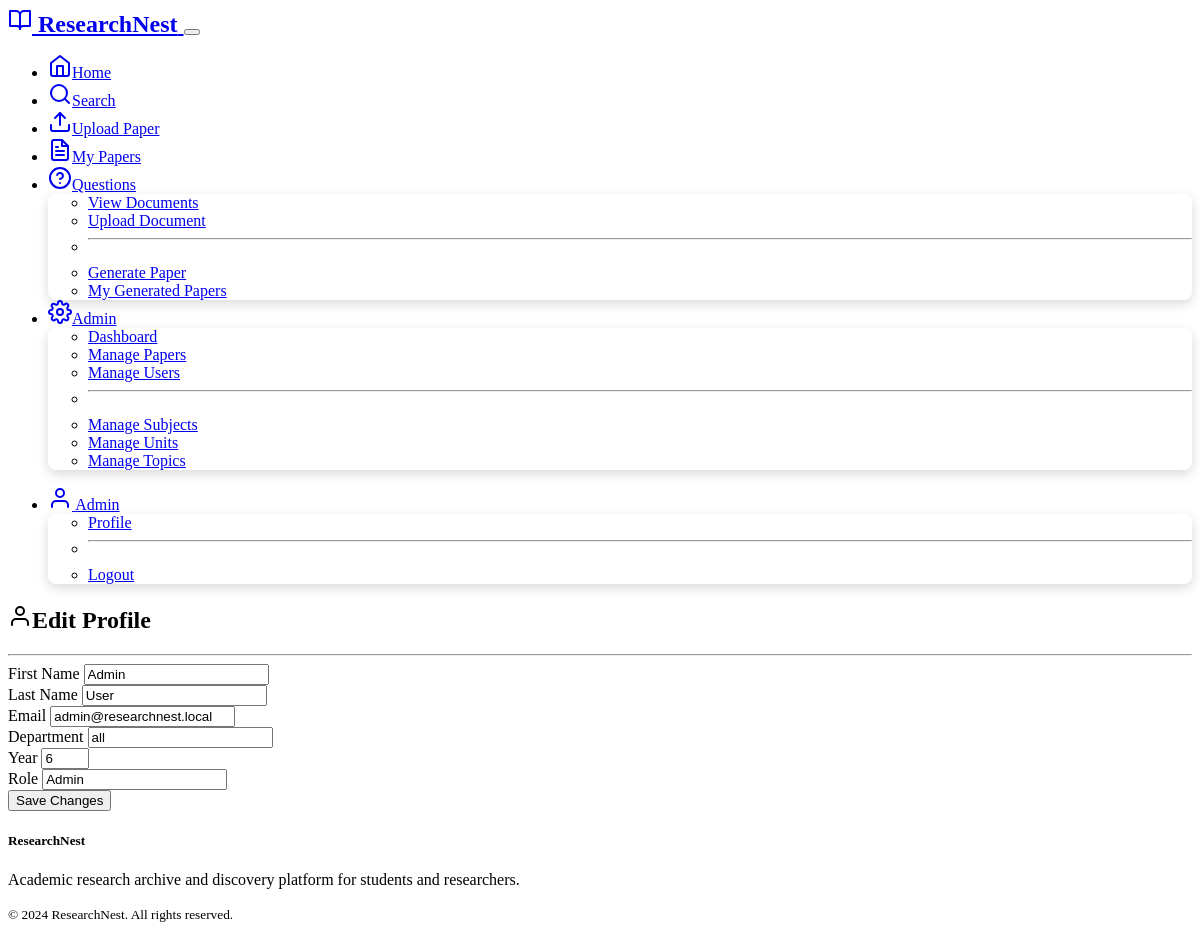
Screenshot of /profile (signed in) with the database file from the repository.
### models.py (models this page shows, shortened)
class User(UserMixin, db.Model):
    __tablename__ = 'users'
    id = db.Column(db.Integer, primary_key=True)
    email = db.Column(db.String(120), unique=True, nullable=False)
    password_hash = db.Column(db.String(256), nullable=False)
    first_name = db.Column(db.String(50), nullable=False)
    last_name = db.Column(db.String(50), nullable=True)
    profile_image_url = db.Column(db.String, nullable=True)
    department = db.Column(db.String(100), nullable=True)
    year = db.Column(db.Integer, nullable=True)
    is_admin = db.Column(db.Boolean, default=False)
    created_at = db.Column(db.DateTime, default=datetime.now)
    updated_at = db.Column(db.DateTime, default=datetime.now, onupdate=datetime.now)
    papers = db.relationship('ResearchPaper', backref='uploader', lazy=True)
    downloads = db.relationship('DownloadLog', backref='user', lazy=True)

### routes.py (the view, shortened to what this page needs)
@app.route('/profile', methods=['GET', 'POST'])
@require_login
def profile():
    form = UserProfileForm(obj=current_user)
    return render_template('profile.html', form=form, user=current_user)

### forms.py
class UserProfileForm(FlaskForm):
    first_name = StringField('First Name', validators=[DataRequired(), Length(max=50)])
    last_name = StringField('Last Name', validators=[Length(max=50)])
    department = StringField('Department', validators=[Length(max=100)])
    year = IntegerField('Year', validators=[NumberRange(min=1, max=6)])
    submit = SubmitField('Update Profile')

### auth.py (called while the page is built)
@login_manager.user_loader
def load_user(user_id):
    return User.query.get(user_id)

def require_login(f):
    @wraps(f)
    def decorated_function(*args, **kwargs):
        if not current_user.is_authenticated:
            return redirect(url_for('login'))
        return f(*args, **kwargs)
    return decorated_function

### routes.py (called while the page is built)
@app.before_request
def make_session_permanent():
    session.permanent = True

@app.context_processor
def inject_user():
    return dict(current_user=current_user)

### templates/profile.html (shortened to what this page needs)
{% extends "base.html" %}
{% block content %}
<div class="container py-4">
    <h2><i data-feather="user" class="me-2"></i>Edit Profile</h2>
    <hr>
    <div class="row justify-content-center">
        <div class="col-md-7 col-lg-6">
            <form method="POST">
                <div class="mb-3">
                    {{ form.first_name.label(class="form-label") }}
                    {{ form.first_name(class="form-control") }}
                </div>
                <div class="mb-3">
                    {{ form.last_name.label(class="form-label") }}
                    {{ form.last_name(class="form-control") }}
                </div>
                <div class="mb-3">
                    <label class="form-label">Email</label>
                    <input type="email" class="form-control" value="{{ user.email }}" readonly>
                </div>
                <div class="mb-3">
                    {{ form.department.label(class="form-label") }}
                    {{ form.department(class="form-control") }}
                </div>
                <div class="mb-3">
                    {{ form.year.label(class="form-label") }}
                    {{ form.year(class="form-control") }}
                </div>
                <div class="mb-3">
                    <label class="form-label">Role</label>
                    <input type="text" class="form-control" value="{% if user.is_admin %}Admin{% else %}User{% endif %}" readonly>
                </div>
                <button type="submit" class="btn btn-primary">Save Changes</button>
            </form>
        </div>
    </div>
</div>
{% endblock %}

### templates/base.html (shortened to what this page needs)
<!DOCTYPE html>
<html lang="en" data-bs-theme="dark">
<head>
    <link href="https://cdn.replit.com/agent/bootstrap-agent-dark-theme.min.css" rel="stylesheet">
    <link rel="stylesheet" href="{{ url_for('static', filename='css/style.css') }}">
</head>
<body>
    <nav class="navbar navbar-expand-lg navbar-dark bg-dark sticky-top">
        <div class="container">
            <a class="navbar-brand d-flex align-items-center" href="{{ url_for('index') }}">
                <i data-feather="book-open" class="me-2"></i>
                <strong>ResearchNest</strong>
            </a>
            <button class="navbar-toggler" type="button" data-bs-toggle="collapse" data-bs-target="#navbarNav">
            </button>
            <div class="collapse navbar-collapse" id="navbarNav">
                <ul class="navbar-nav me-auto">
                    <li class="nav-item">
                        <a class="nav-link" href="{{ url_for('index') }}">
                            <i data-feather="home" class="me-1"></i>Home
                        </a>
                    </li>
                    <li class="nav-item">
                        <a class="nav-link" href="{{ url_for('search') }}">
                            <i data-feather="search" class="me-1"></i>Search
                        </a>
                    </li>
                    {% if current_user.is_authenticated %}
                        <li class="nav-item">
                            <a class="nav-link" href="{{ url_for('upload_paper') }}">
                                <i data-feather="upload" class="me-1"></i>Upload Paper
                            </a>
                        </li>
                        <li class="nav-item">
                            <a class="nav-link" href="{{ url_for('my_papers') }}">
                                <i data-feather="file-text" class="me-1"></i>My Papers
                            </a>
                        </li>
                        <li class="nav-item dropdown">
                            <a class="nav-link dropdown-toggle" href="#" id="questionsDropdown" role="button" data-bs-toggle="dropdown">
                                <i data-feather="help-circle" class="me-1"></i>Questions
                            </a>
                            <ul class="dropdown-menu">
                                <li><a class="dropdown-item" href="{{ url_for('question_documents') }}">View Documents</a></li>
                                <li><a class="dropdown-item" href="{{ url_for('upload_question_document') }}">Upload Document</a></li>
                                <li><hr class="dropdown-divider"></li>
                                <li><a class="dropdown-item" href="{{ url_for('generate_question_paper') }}">Generate Paper</a></li>
                                <li><a class="dropdown-item" href="{{ url_for('my_generated_papers') }}">My Generated Papers</a></li>
                            </ul>
                        </li>
                        {% if current_user.is_admin %}
                            <li class="nav-item dropdown">
                                <a class="nav-link dropdown-toggle" href="#" id="adminDropdown" role="button" data-bs-toggle="dropdown">
                                    <i data-feather="settings" class="me-1"></i>Admin
                                </a>
                                <ul class="dropdown-menu">
                                    <li><a class="dropdown-item" href="{{ url_for('admin_dashboard') }}">Dashboard</a></li>
                                    <li><a class="dropdown-item" href="{{ url_for('admin_papers') }}">Manage Papers</a></li>
                                    <li><a class="dropdown-item" href="{{ url_for('admin_users') }}">Manage Users</a></li>
                                    <li><hr class="dropdown-divider"></li>
                                    <li><a class="dropdown-item" href="{{ url_for('manage_subjects') }}">Manage Subjects</a></li>
                                    <li><a class="dropdown-item" href="{{ url_for('manage_units') }}">Manage Units</a></li>
                                    <li><a class="dropdown-item" href="{{ url_for('manage_topics') }}">Manage Topics</a></li>
                                </ul>
                            </li>
                        {% endif %}
                    {% endif %}
                </ul>
                <ul class="navbar-nav">
                    {% if current_user.is_authenticated %}
                        <li class="nav-item dropdown">
                            <a class="nav-link dropdown-toggle d-flex align-items-center" href="#" id="userDropdown" role="button" data-bs-toggle="dropdown">
                                {% if current_user.profile_image_url %}
                                    <img src="{{ current_user.profile_image_url }}" alt="Profile" class="rounded-circle me-2" width="24" height="24" style="object-fit: cover;">
                                {% else %}
                                    <i data-feather="user" class="me-2"></i>
                                {% endif %}
                                {{ current_user.first_name or current_user.email.split('@')[0] }}
                            </a>
                            <ul class="dropdown-menu">
                                <li><a class="dropdown-item" href="{{ url_for('profile') }}">Profile</a></li>
                                <li><hr class="dropdown-divider"></li>
                                <li><a class="dropdown-item" href="{{ url_for('logout') }}">Logout</a></li>
                            </ul>
                        </li>
                    {% else %}
                        <li class="nav-item">
                            <a class="nav-link" href="{{ url_for('login') }}">
                                <i data-feather="log-in" class="me-1"></i>Login
                            </a>
                        </li>
                    {% endif %}
                </ul>
            </div>
        </div>
    </nav>
    <main>
        {% block content %}{% endblock %}
    </main>
    <footer class="bg-dark text-light mt-5 py-4">
        <div class="container">
            <div class="row">
                <div class="col-md-6">
                    <h5>ResearchNest</h5>
                    <p class="text-muted">Academic research archive and discovery platform for students and researchers.</p>
                </div>
                <div class="col-md-6 text-md-end">
                    <small class="text-muted">
                        © {{ moment().format('YYYY') if moment else '2024' }} ResearchNest. All rights reserved.
                    </small>
                </div>
            </div>
        </div>
    </footer>
</body>
</html>

### static/css/style.css (style rules this page uses)
:root { --research-primary: hsl(210, 100%, 60%); --research-secondary: hsl(220, 15%, 25%); --research-success: hsl(142, 76%, 45%); --research-info: hsl(188, 78%, 55%); --research-warning: hsl(45, 100%, 60%); --research-danger: hsl(354, 70%, 54%); --research-light: hsl(210, 17%, 98%); --research-dark: hsl(210, 11%, 15%); --section-padding: 2rem; --card-border-radius: 0.5rem; --heading-font-weight: 600; --body-line-height: 1.6; }
.btn { font-weight: 500; transition: all 0.2s ease; }
.navbar-brand { font-weight: 700; font-size: 1.5rem; }
.dropdown-menu { border-radius: var(--card-border-radius); border: 1px solid var(--bs-border-color); box-shadow: 0 4px 12px rgba(0, 0, 0, 0.15); }
footer { border-top: 1px solid var(--bs-border-color); }

### rows the page displays
User: first_name "Admin", last_name "User", email "admin@researchnest.local", department "all", year "6", is_admin "Admin"

### other values shown
{{ moment().format('YYYY') if moment else '2024' }} "2024"
